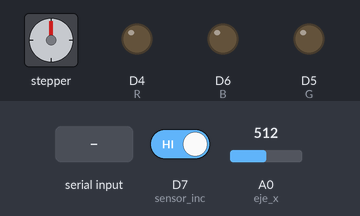
The sketch below on a simulated ESP8266 (NodeMCU). Shown: stepper motor, output pins drawn as LEDs (lit = HIGH). Inputs (shaded band) come from the test bench; at power-on: A0 (eje_x) = 512, D7 (sensor_inc) HIGH. Stepper angles assume 2048 steps per turn; what the sketch prints to the serial monitor is not drawn.

Above: at 1.2 s.
1.3 s: A0 (eje_x) set to 107
2.8 s: A0 (eje_x) set to 91
At 2.95 s:
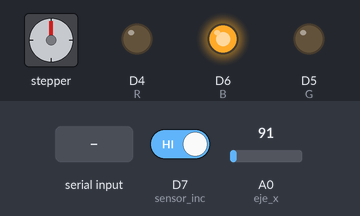
At 5.5 s:
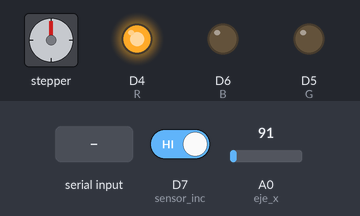
5.8 s: D7 (sensor_inc) driven LOW
8.8 s: A0 (eje_x) set to 1010
At 8.95 s:
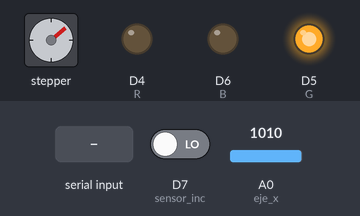
11.8 s: "INC\n" received over Serial
At 11.95 s:
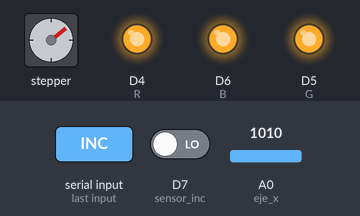
14.8 s: A0 (eje_x) set to 990
Timing chart, 0 to 28.9 s (numbered marks = the images above; inputs shaded):
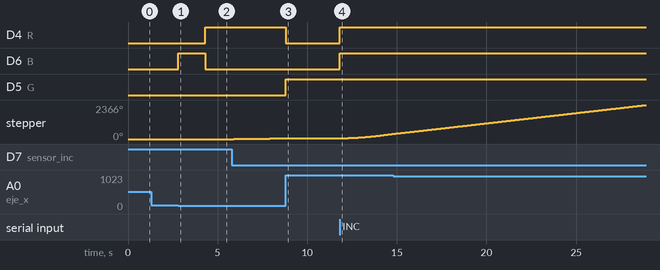

Measured:
- the behaviour switches between 100 and 99 on A0 (eje_x) (found by bisection; images 0 and 1)
- after the input at 2.8 s, D4 (R): LOW → HIGH after 1.5 s; D6 (B): LOW → HIGH at once, → LOW 1.5 s later
- after the input at 5.8 s, stepper: keeps turning clockwise at about 17°/s, starting after 0.11 s
- after the input at 8.8 s, D4 (R): HIGH → LOW at once; D5 (G): LOW → HIGH at once

The sketch:

Code_Lab1_G1.ino
```cpp
#include <AccelStepper.h>

#define IN1 D0
#define IN2 D1
#define IN3 D2
#define IN4 D3
#define R D4
#define G D5
#define B D6
#define sensor_inc D7
#define eje_x A0

int valor_inc = 1;
int valor_x = 0;
AccelStepper motor(AccelStepper::HALF4WIRE, IN1, IN3, IN2, IN4);
const int stepsPerRevolution = 2048;
int velocidad_actual = 500;
int velocidad_apagado = 0;
String texto = "VEL";

void setup() {
  pinMode(R, OUTPUT);
  pinMode(G, OUTPUT);
  pinMode(B, OUTPUT);
  pinMode(eje_x, INPUT);
  pinMode(sensor_inc, INPUT);
  Serial.begin (115200);
  motor.setMaxSpeed(velocidad_actual);
  motor.setAcceleration(200);
  motor.move(stepsPerRevolution);
}

void loop() {
  //sensor de inclinacion
  valor_inc = digitalRead(sensor_inc);

  // sensor basculante biaxial
  valor_x = analogRead(eje_x);

  //plotter
  if (Serial.available()) {
    texto = Serial.readStringUntil('\n');
  };
  if (texto == "INC"){
    Serial.println(valor_inc);
  }
  else{
    if (valor_inc == 0){
      Serial.println(velocidad_actual);
    }
    else {
      Serial.println(velocidad_apagado);
    }
  }

  //motor
  if (valor_inc == 0){
    motor.run();
    motor.move(stepsPerRevolution);
  };

  //cambios de velocidad
  if (valor_x > 1000){
    if (velocidad_actual < 1000) {
      velocidad_actual = velocidad_actual + 100 ;
      motor.setMaxSpeed(velocidad_actual);
      digitalWrite(R, 0);
      digitalWrite(G, 2);
      digitalWrite(B, 0);
      delay(300);
      digitalWrite(R, 0);
      digitalWrite(G, 0);
      digitalWrite(B, 0);
    };
    if (velocidad_actual == 1000) {
      digitalWrite(R, 2);
      digitalWrite(G, 2);
      digitalWrite(B, 2);
    };
  }
  else{
    if (valor_x < 100){
      if (velocidad_actual > 0) {
        velocidad_actual = velocidad_actual - 100;
        motor.setMaxSpeed(velocidad_actual);
        digitalWrite(R, 0);
        digitalWrite(G, 0);
        digitalWrite(B, 2);
        delay(300);
        digitalWrite(R, 0);
        digitalWrite(G, 0);
        digitalWrite(B, 0);
      };
      if (velocidad_actual == 0){
        digitalWrite(R, 2);
        digitalWrite(G, 0);
        digitalWrite(B, 0);
      };
    }
  }
}
```
